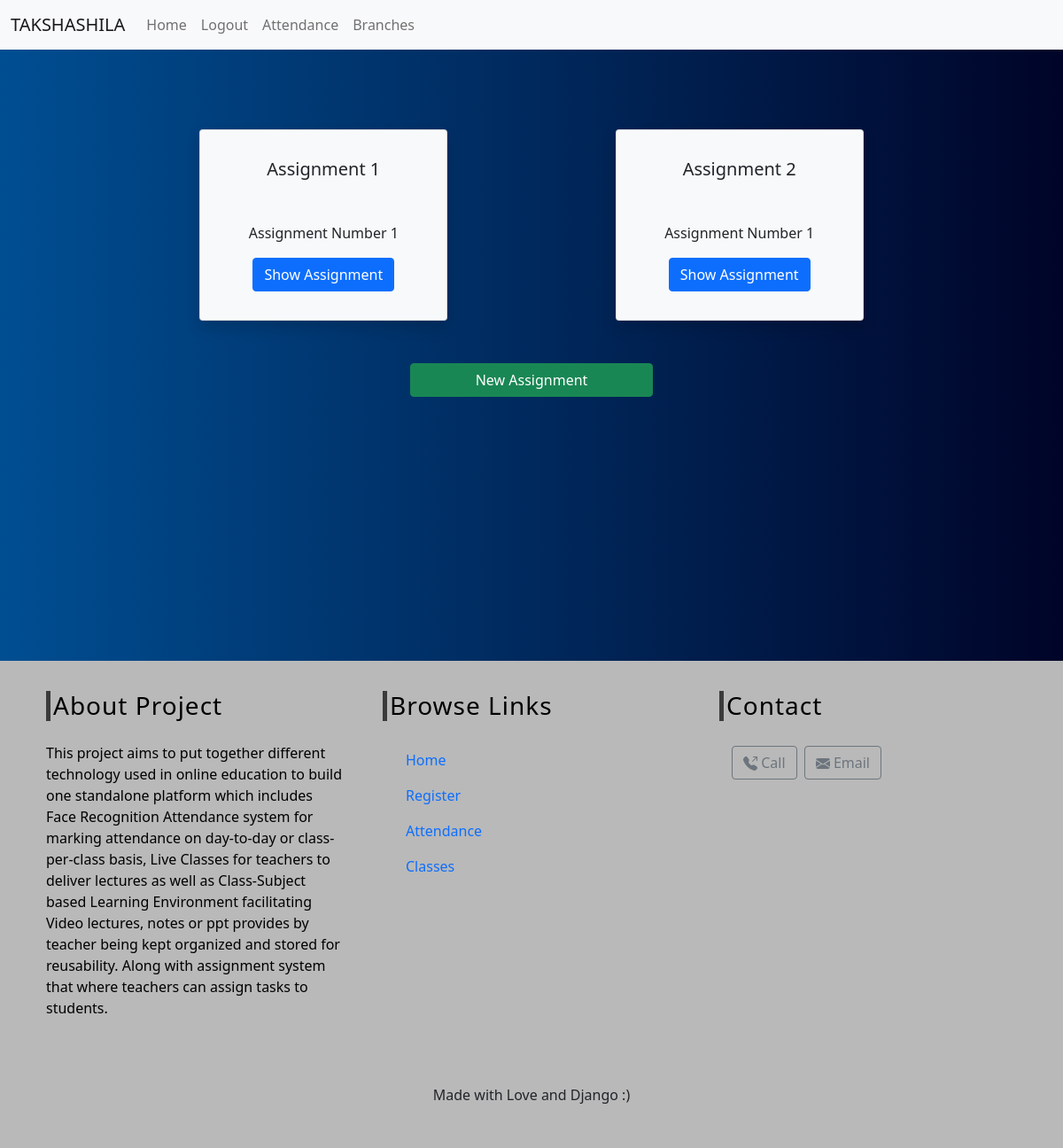
The page /classes/assignments/3cs3-05 (signed in) on the database as committed earlier.
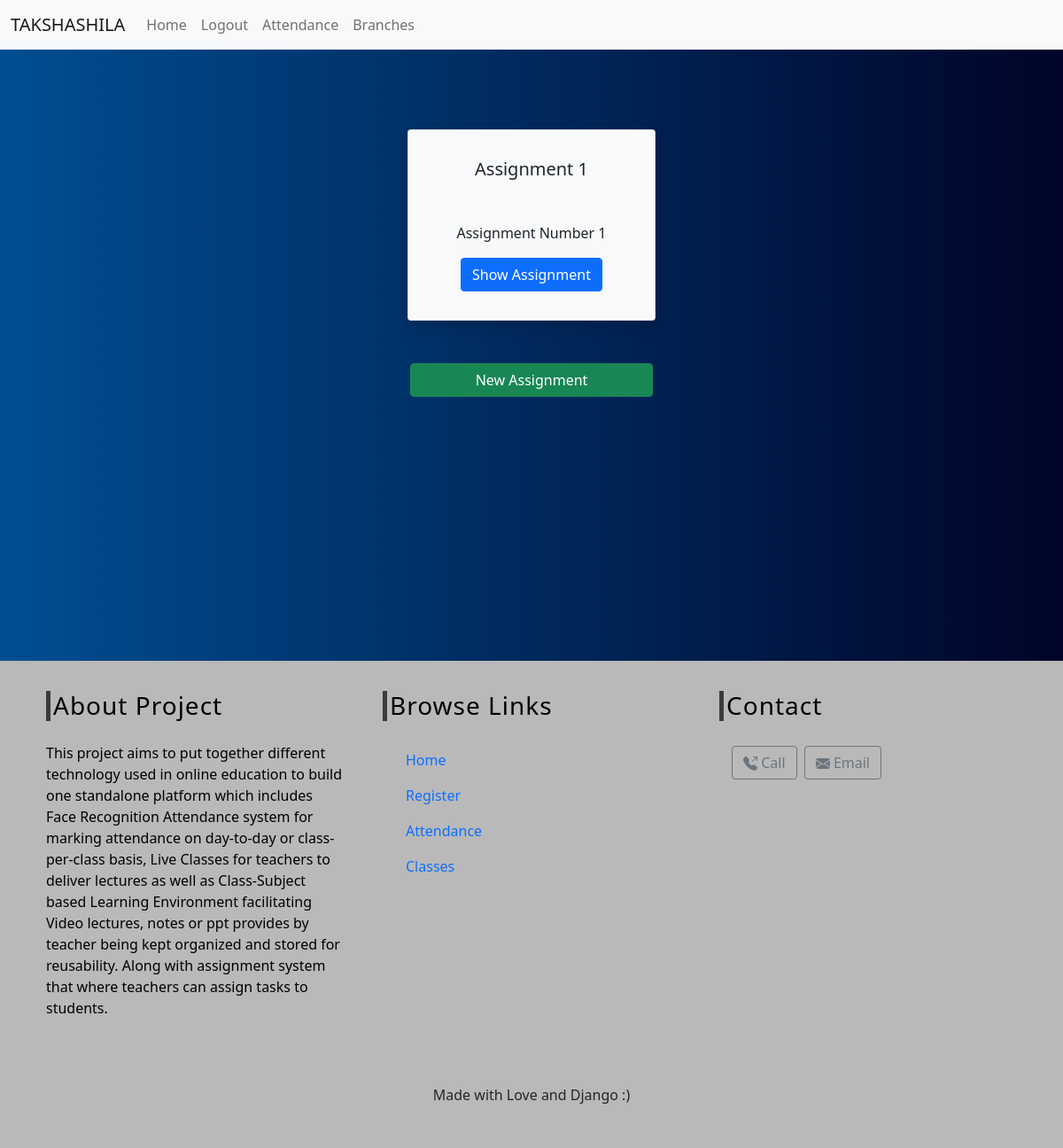
The same page on the database as committed later.
### classes/models.py (models this page shows, shortened)
class Assignment(models.Model):
    assignment_id = models.CharField(max_length=100,unique=True)
    branch = models.ForeignKey(Branch, on_delete=models.CASCADE)
    semester = models.ForeignKey(Semester, on_delete=models.CASCADE)
    subject = models.ForeignKey(Subject, on_delete=models.CASCADE, related_name='assignment')
    created_by = models.ForeignKey(User,on_delete=models.CASCADE)
    created_at = models.DateTimeField(auto_now_add=True)
    name = models.CharField(max_length=250)
    position = models.PositiveSmallIntegerField(verbose_name="Assignment Number")
    slug = models.SlugField(null=True, blank=True)
    file = models.FileField(upload_to=assignment_files,verbose_name="Files", blank=True,null=True)

### classes/views.py (the view)
# urls.py: path('assignments/<slug:slug>',views.AssignmentListView.as_view(), name='assignment_list'),
class AssignmentListView(DetailView):
    context_object_name = 'Subject'
    model = Subject
    template_name = 'classes/assignment_list_view.html'

### classes/templates/classes/assignment_list_view.html (shortened to what this page needs)
{% extends 'index.html' %}
{% block content %}
{% if user.is_authenticated %}
    <div class="card-views row">
    {% for assignment in Subject.assignment.all %}
        <div class="card text-center text-dark bg-light col-md-3 col-sm-5 shadow p-3 mb-5 mx-1 px-4">
            <div class="card-body">
                <h5 class="card-title mb-5">{{assignment.name}}</h5>
                <p class="card-text">Assignment Number {{assignment.position}}</p>
                <a href="{% url 'classes:assignment_detail' subject=Subject.slug slug=assignment.slug %}" class="btn btn-primary">Show Assignment</a>
            </div>
        </div>
    {%endfor%}
    </div>
    <div class="bottom-link">
    {% if user.profile.user_type == "teacher" %}
        <a href="{% url 'classes:assignment_create' slug=Subject.slug %}" class="btn col-sm-5 col-lg-3 mb-1 btn-success">New Assignment</a>
    {% endif %}
    </div>
{% else %}
<script>
    alert("You are not authorised")
    window.location.replace("{% url 'index' %}");
</script>
{% endif %}
{% endblock %}

Rows that differ between the two databases and show on the page:
removed Assignment: name "Assignment 2", position "1"
